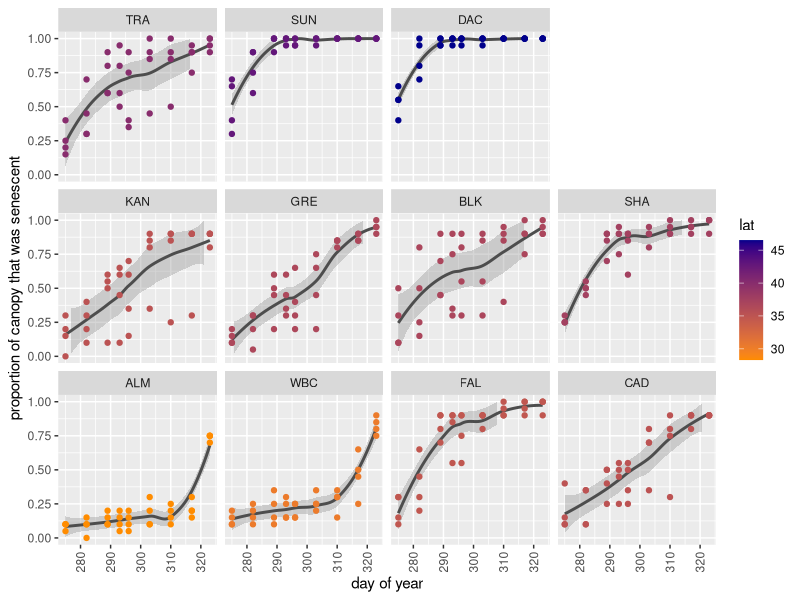

R code for this plot:
## ---- chunk 1
knitr::opts_chunk$set(echo = TRUE)
library(tidyverse)
library(readxl)
## ---- chunk 2

BOG_sen <- read_excel("BOG_Senescence.xls")
head(BOG_sen)

## ---- chunk 3

BOG_sen <- read_excel("BOG_Senescence.xls")
head(BOG_sen)

## ---- chunk 4

BOG_sen |>
  mutate(across(pop:popblock, as_factor)) |>
  str()

## ---- chunk 5

unique(BOG_sen$'41943')

## ---- chunk 6

BOG_sen <- read_excel("BOG_Senescence.xls", na = "NA") |>
pivot_longer(-(pop:popblock), names_to = "date", values_to = "senesc") |>
mutate(across(pop:popblock, as_factor)) |>
mutate(date = as.Date(as.numeric(date), origin = "1899-12-30"),
       day_of_year = julian(date, origin = as.Date("2014-01-01")),
       senesc = senesc / 10
       )
          
head(BOG_sen)
## ---- chunk 7

BOG_sen_details <- read_excel("BOG_geoloc_ecot_ploid_SaraH.xlsx") |>
  rename(pop = population) |>
  right_join(BOG_sen)

## ---- chunk 8
BOG_sen_summ <- BOG_sen_details |>
  select(clone, day_of_year, pop, ecotype, ploidy, lat, lon, senesc) |>
  group_by(clone, day_of_year, pop, ecotype, ploidy, lat, lon) |>
  summarise(senesc = median(senesc, na.rm = TRUE))

## ---- chunk 9
Fig <- BOG_sen_summ |>
  ggplot(aes(day_of_year, senesc, colour = lat)) +
  geom_smooth(colour = gray(0.3)) +
  geom_point() +
  facet_wrap(~ reorder(pop, lat), dir = "h", as.table = FALSE) +
  scale_colour_gradient(low = "darkorange", high = "darkblue") +
  xlab("day of year") +
  ylab("proportion of canopy that was senescent") +
  ylim(0, 1) +
  theme(axis.text.x = element_text(angle = 90, vjust = 0.5))

## ---- chunk 10
Fig

